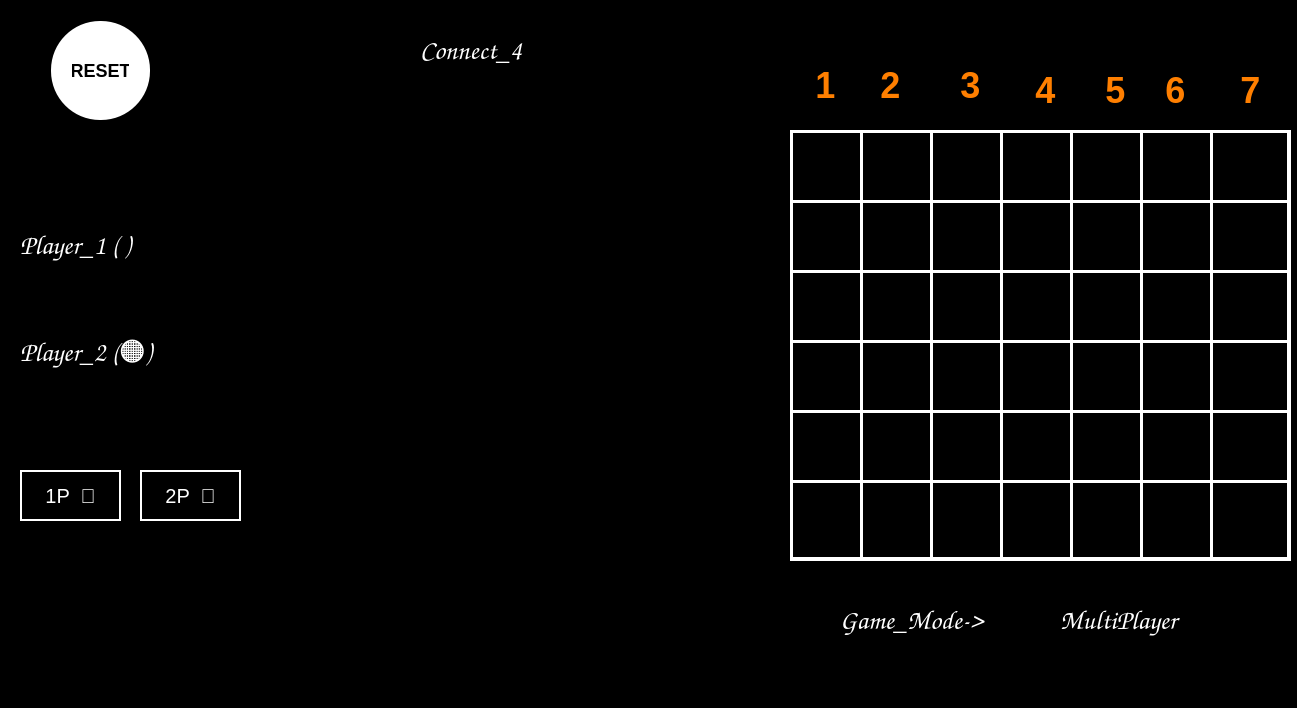
<?xml version="1.0" encoding="UTF-8"?>
<ui version="4.0">
 <class>MainWindow</class>
 <widget class="QMainWindow" name="MainWindow">
  <property name="geometry">
   <rect>
    <x>0</x>
    <y>0</y>
    <width>1297</width>
    <height>708</height>
   </rect>
  </property>
  <property name="windowTitle">
   <string>MainWindow</string>
  </property>
  <property name="styleSheet">
   <string notr="true">QWidget {
    background-color: black;  /* Black background for the entire window */
}</string>
  </property>
  <widget class="QWidget" name="centralwidget">
   <widget class="QLabel" name="label">
    <property name="geometry">
     <rect>
      <x>420</x>
      <y>10</y>
      <width>171</width>
      <height>81</height>
     </rect>
    </property>
    <property name="font">
     <font>
      <family>Comic Sans MS</family>
      <pointsize>20</pointsize>
     </font>
    </property>
    <property name="styleSheet">
     <string notr="true">QLabel {
    font-family: 'Comic Sans MS';
    color: white;
    background-color: transparent;
}</string>
    </property>
    <property name="text">
     <string>Connect_4</string>
    </property>
   </widget>
   <widget class="QLabel" name="label_2">
    <property name="geometry">
     <rect>
      <x>20</x>
      <y>220</y>
      <width>231</width>
      <height>51</height>
     </rect>
    </property>
    <property name="font">
     <font>
      <family>Comic Sans MS</family>
      <pointsize>20</pointsize>
     </font>
    </property>
    <property name="styleSheet">
     <string notr="true">QLabel {
    font-family: 'Comic Sans MS';
    color: white;
    background-color: transparent;
}</string>
    </property>
    <property name="text">
     <string>Player_1 (🔵)</string>
    </property>
   </widget>
   <widget class="QLabel" name="label_3">
    <property name="geometry">
     <rect>
      <x>20</x>
      <y>330</y>
      <width>231</width>
      <height>51</height>
     </rect>
    </property>
    <property name="font">
     <font>
      <family>Comic Sans MS</family>
      <pointsize>20</pointsize>
     </font>
    </property>
    <property name="styleSheet">
     <string notr="true">QLabel {
    font-family: 'Comic Sans MS';
    color: white;
    background-color: transparent;
}</string>
    </property>
    <property name="text">
     <string>Player_2 (🟠)</string>
    </property>
   </widget>
   <widget class="QPushButton" name="pushButton_c3">
    <property name="geometry">
     <rect>
      <x>930</x>
      <y>50</y>
      <width>81</width>
      <height>71</height>
     </rect>
    </property>
    <property name="styleSheet">
     <string notr="true">QPushButton {
    font-family: 'Comic Sans MS';
    background-color: #000000; /* Black background */
    border: 0px solid #FFFFFF; /* White border */
    font-size: 36px;
    font-weight: bold;
    color: #FF7F00; /* Default color for X */
    text-align: center;
    padding: 0;
    margin: 0;
}</string>
    </property>
    <property name="text">
     <string>3</string>
    </property>
   </widget>
   <widget class="QPushButton" name="pushButton_c1">
    <property name="geometry">
     <rect>
      <x>780</x>
      <y>50</y>
      <width>91</width>
      <height>71</height>
     </rect>
    </property>
    <property name="styleSheet">
     <string notr="true">QPushButton {
    font-family: 'Comic Sans MS';
    background-color: #000000; /* Black background */
    border: 0px solid #FFFFFF; /* White border */
    font-size: 36px;
    font-weight: bold;
    color: #FF7F00; /* Default color for X */
    text-align: center;
    padding: 0;
    margin: 0;
}</string>
    </property>
    <property name="text">
     <string>1</string>
    </property>
   </widget>
   <widget class="QPushButton" name="pushButton_c5">
    <property name="geometry">
     <rect>
      <x>1090</x>
      <y>50</y>
      <width>51</width>
      <height>81</height>
     </rect>
    </property>
    <property name="styleSheet">
     <string notr="true">QPushButton {
    font-family: 'Comic Sans MS';
    background-color: #000000; /* Black background */
    border: 0px solid #FFFFFF; /* White border */
    font-size: 36px;
    font-weight: bold;
    color: #FF7F00; /* Default color for X */
    text-align: center;
    padding: 0;
    margin: 0;
}</string>
    </property>
    <property name="text">
     <string>5</string>
    </property>
   </widget>
   <widget class="QPushButton" name="pushButton_c2">
    <property name="geometry">
     <rect>
      <x>850</x>
      <y>50</y>
      <width>81</width>
      <height>71</height>
     </rect>
    </property>
    <property name="styleSheet">
     <string notr="true">QPushButton {
    font-family: 'Comic Sans MS';
    background-color: #000000; /* Black background */
    border: 0px solid #FFFFFF; /* White border */
    font-size: 36px;
    font-weight: bold;
    color: #FF7F00; /* Default color for X */
    text-align: center;
    padding: 0;
    margin: 0;
}</string>
    </property>
    <property name="text">
     <string>2</string>
    </property>
   </widget>
   <widget class="QPushButton" name="pushButton_c4">
    <property name="geometry">
     <rect>
      <x>1010</x>
      <y>50</y>
      <width>71</width>
      <height>81</height>
     </rect>
    </property>
    <property name="styleSheet">
     <string notr="true">QPushButton {
    font-family: 'Comic Sans MS';
    background-color: #000000; /* Black background */
    border: 0px solid #FFFFFF; /* White border */
    font-size: 36px;
    font-weight: bold;
    color: #FF7F00; /* Default color for X */
    text-align: center;
    padding: 0;
    margin: 0;
}</string>
    </property>
    <property name="text">
     <string>4</string>
    </property>
   </widget>
   <widget class="QPushButton" name="pushButton_c6">
    <property name="geometry">
     <rect>
      <x>1140</x>
      <y>50</y>
      <width>71</width>
      <height>81</height>
     </rect>
    </property>
    <property name="styleSheet">
     <string notr="true">QPushButton {
    font-family: 'Comic Sans MS';
    background-color: #000000; /* Black background */
    border: 0px solid #FFFFFF; /* White border */
    font-size: 36px;
    font-weight: bold;
    color: #FF7F00; /* Default color for X */
    text-align: center;
    padding: 0;
    margin: 0;
}</string>
    </property>
    <property name="text">
     <string>6</string>
    </property>
   </widget>
   <widget class="QPushButton" name="pushButton_c7">
    <property name="geometry">
     <rect>
      <x>1210</x>
      <y>50</y>
      <width>81</width>
      <height>81</height>
     </rect>
    </property>
    <property name="styleSheet">
     <string notr="true">QPushButton {
    font-family: 'Comic Sans MS';
    background-color: #000000; /* Black background */
    border: 0px solid #FFFFFF; /* White border */
    font-size: 36px;
    font-weight: bold;
    color: #FF7F00; /* Default color for X */
    text-align: center;
    padding: 0;
    margin: 0;
}</string>
    </property>
    <property name="text">
     <string>7</string>
    </property>
   </widget>
   <widget class="QTableWidget" name="Board">
    <property name="geometry">
     <rect>
      <x>790</x>
      <y>130</y>
      <width>501</width>
      <height>431</height>
     </rect>
    </property>
    <property name="font">
     <font>
      <pointsize>20</pointsize>
      <bold>false</bold>
     </font>
    </property>
    <property name="styleSheet">
     <string notr="true">QTableWidget {
    background-color: black; /* Black background */
    gridline-color: white;  /* White gridlines */
    border: 2px solid white; /* White border around the table */
}

QHeaderView::section {
    background-color: black; /* Black background for headers */
    color: orange;           /* Text color in headers */
    border: 1px solid white; /* White border for headers */
}

QTableWidget::item {
    background-color: black; /* Black background for cells */
    color: white;            /* White text color for cells */
    border: 1px solid white; /* White border for each cell */
}
</string>
    </property>
    <property name="rowCount">
     <number>6</number>
    </property>
    <property name="columnCount">
     <number>7</number>
    </property>
    <attribute name="horizontalHeaderVisible">
     <bool>false</bool>
    </attribute>
    <attribute name="horizontalHeaderCascadingSectionResizes">
     <bool>false</bool>
    </attribute>
    <attribute name="horizontalHeaderDefaultSectionSize">
     <number>70</number>
    </attribute>
    <attribute name="horizontalHeaderHighlightSections">
     <bool>true</bool>
    </attribute>
    <attribute name="horizontalHeaderShowSortIndicator" stdset="0">
     <bool>false</bool>
    </attribute>
    <attribute name="horizontalHeaderStretchLastSection">
     <bool>true</bool>
    </attribute>
    <attribute name="verticalHeaderVisible">
     <bool>false</bool>
    </attribute>
    <attribute name="verticalHeaderDefaultSectionSize">
     <number>70</number>
    </attribute>
    <attribute name="verticalHeaderHighlightSections">
     <bool>true</bool>
    </attribute>
    <attribute name="verticalHeaderShowSortIndicator" stdset="0">
     <bool>false</bool>
    </attribute>
    <attribute name="verticalHeaderStretchLastSection">
     <bool>true</bool>
    </attribute>
    <row/>
    <row/>
    <row/>
    <row/>
    <row/>
    <row/>
    <column/>
    <column/>
    <column/>
    <column/>
    <column/>
    <column/>
    <column/>
   </widget>
   <widget class="QPushButton" name="pushButton_4">
    <property name="geometry">
     <rect>
      <x>20</x>
      <y>470</y>
      <width>101</width>
      <height>51</height>
     </rect>
    </property>
    <property name="styleSheet">
     <string notr="true">QPushButton {
        background-color: transparent;
        color: white;
        border: 2px solid white;
        font-size: 20px;
        padding: 10px;
    }

    QPushButton:hover {
        background-color: rgba(255, 255, 255, 0.2);  /* Light hover effect */
        border-color: rgba(255, 255, 255, 0.5);  /* Slightly lighter border on hover */
    }

    QPushButton:pressed {
        background-color: rgba(255, 255, 255, 0.4);  /* Darker background on click */
        border-color: rgba(255, 255, 255, 0.7);  /* Lighter border on click */
    }

    QPushButton:focus {
        outline: none;  /* Remove focus outline */
    }</string>
    </property>
    <property name="text">
     <string>1P  👤</string>
    </property>
   </widget>
   <widget class="QPushButton" name="pushButton_5">
    <property name="geometry">
     <rect>
      <x>140</x>
      <y>470</y>
      <width>101</width>
      <height>51</height>
     </rect>
    </property>
    <property name="styleSheet">
     <string notr="true">QPushButton {
        background-color: transparent;
        color: white;
        border: 2px solid white;
        font-size: 20px;
        padding: 10px;
    }

    QPushButton:hover {
        background-color: rgba(255, 255, 255, 0.2);  /* Light hover effect */
        border-color: rgba(255, 255, 255, 0.5);  /* Slightly lighter border on hover */
    }

    QPushButton:pressed {
        background-color: rgba(255, 255, 255, 0.4);  /* Darker background on click */
        border-color: rgba(255, 255, 255, 0.7);  /* Lighter border on click */
    }

    QPushButton:focus {
        outline: none;  /* Remove focus outline */
    }</string>
    </property>
    <property name="text">
     <string>2P  👥</string>
    </property>
   </widget>
   <widget class="QLabel" name="label_4">
    <property name="geometry">
     <rect>
      <x>840</x>
      <y>600</y>
      <width>261</width>
      <height>41</height>
     </rect>
    </property>
    <property name="font">
     <font>
      <family>Comic Sans MS</family>
      <pointsize>20</pointsize>
     </font>
    </property>
    <property name="styleSheet">
     <string notr="true">QLabel {
    font-family: 'Comic Sans MS';
    color: white;
    background-color: transparent;
}</string>
    </property>
    <property name="text">
     <string>Game_Mode-&gt;</string>
    </property>
   </widget>
   <widget class="QLabel" name="label_5">
    <property name="geometry">
     <rect>
      <x>1060</x>
      <y>590</y>
      <width>221</width>
      <height>61</height>
     </rect>
    </property>
    <property name="font">
     <font>
      <family>Comic Sans MS</family>
      <pointsize>20</pointsize>
     </font>
    </property>
    <property name="styleSheet">
     <string notr="true">QLabel {
    font-family: 'Comic Sans MS';
    color: white;
    background-color: transparent;
}</string>
    </property>
    <property name="text">
     <string>MultiPlayer</string>
    </property>
   </widget>
   <widget class="QPushButton" name="pushButton_6">
    <property name="geometry">
     <rect>
      <x>50</x>
      <y>20</y>
      <width>101</width>
      <height>101</height>
     </rect>
    </property>
    <property name="font">
     <font>
      <pointsize>-1</pointsize>
      <bold>true</bold>
     </font>
    </property>
    <property name="styleSheet">
     <string notr="true">QPushButton {
    background: white; /* Gradient from purple to blue */
    border: 2px solid transparent; /* Transparent border to show the glow effect */
    color: Black;
    font-size: 18px;
    font-weight: bold;
    border-radius: 50%; /* This makes the button circular */
    padding: 20px; /* Padding to make the button large enough for a circle */
    text-align: center;
    transition: background-color 0.3s ease, transform 0.3s ease, box-shadow 0.3s ease; /* Smooth transitions */
    box-shadow: 0 4px 10px rgba(0, 0, 0, 0.15); /* Subtle shadow for depth */
    width: 70px; /* Set the button width */
    height: 70px; /* Set the button height */
    line-height: 70px; /* Align the text or icon vertically */
}

/* Hover effect - Add glowing effect and a slight color change */
 QPushButton:hover {
        background-color: rgba(255, 255, 255, 0.2);  /* Light hover effect */
        border-color: rgba(255, 255, 255, 0.5);  /* Slightly lighter border on hover */
    }

    QPushButton:pressed {
        background-color: rgba(255, 255, 255, 0.4);  /* Darker background on click */
        border-color: rgba(255, 255, 255, 0.7);  /* Lighter border on click */
    }

    QPushButton:focus {
        outline: none;  /* Remove focus outline */
    }</string>
    </property>
    <property name="text">
     <string>RESET</string>
    </property>
   </widget>
  </widget>
  <widget class="QMenuBar" name="menubar">
   <property name="geometry">
    <rect>
     <x>0</x>
     <y>0</y>
     <width>1297</width>
     <height>26</height>
    </rect>
   </property>
  </widget>
  <widget class="QStatusBar" name="statusbar"/>
 </widget>
 <resources/>
 <connections/>
</ui>
